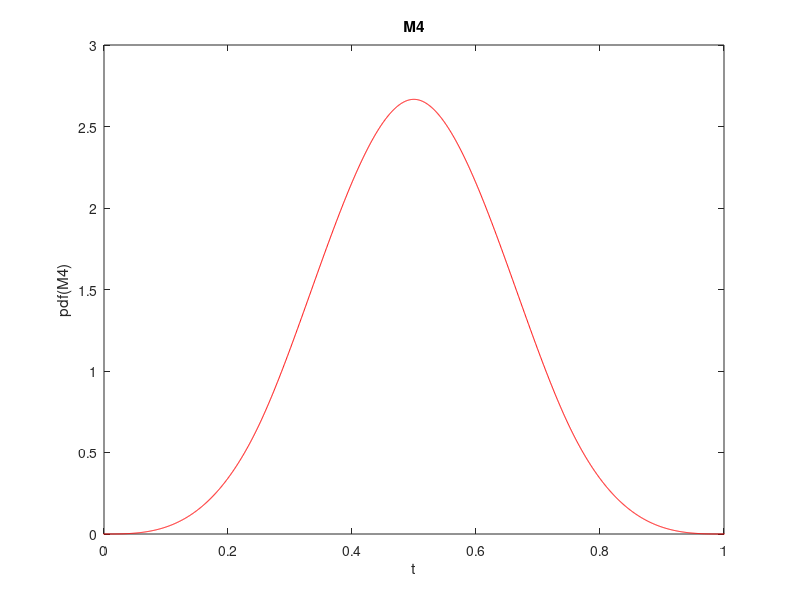

Write the MATLAB code that produced this figure.
close all
clear all
clc

t = linspace(-4,4,16384);

x = t*0;
ind = t>= 0 & t <=.25;
x(ind) = t(ind)*16;
ind = t>=.25 & t<=.5;
x(ind) = 8-16*t(ind);

y = median(diff(t))*conv(x,x,'same');
t2 = linspace(-4,4,length(y));


figure(1)
plot(t, y, '-r')
title('M4')
xlim([0,1])
ylabel('pdf(M4)')
xlabel('t')